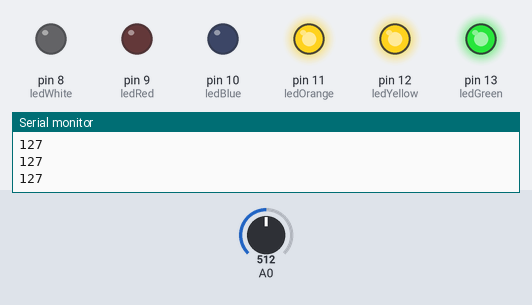
This sketch was run on a simulated Arduino Uno, built with avr-gcc and run on an emulated ATmega328P. On the bench: output pins drawn as LEDs (lit = HIGH), the last lines printed to the serial monitor. The inputs (shaded band) are chosen by the test bench; at power-on: A0 = 512.

Above: at 1.2 s.
1.3 s: A0 set to 534
At 2.5 s:
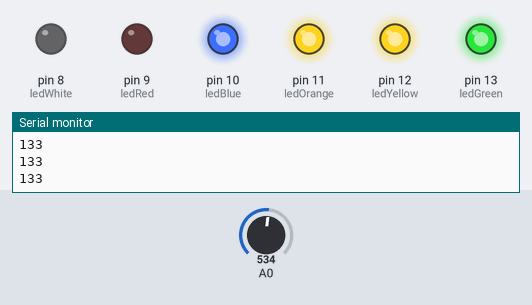
2.8 s: A0 set to 678
4.3 s: A0 set to 705
At 5.3 s:
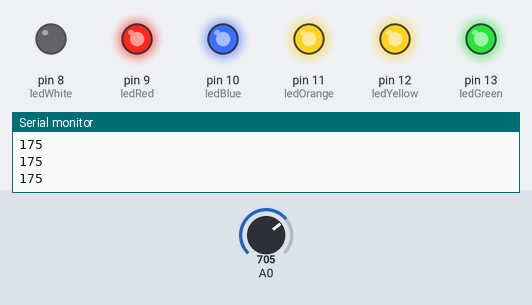
5.8 s: A0 set to 854
7.3 s: A0 set to 878
At 8.0 s:
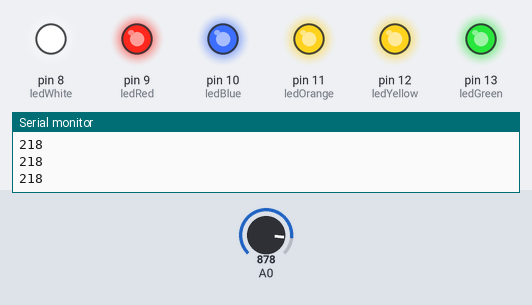
8.8 s: A0 set to 716
At 9.3 s:
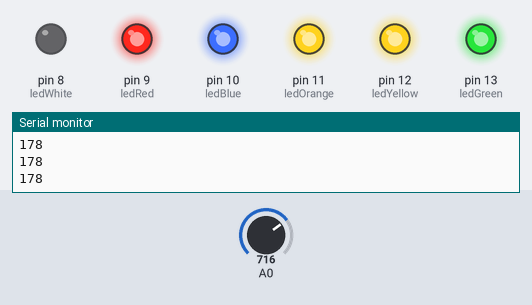
Timing chart, 0 to 11.3 s (numbered marks = the images above; inputs shaded):
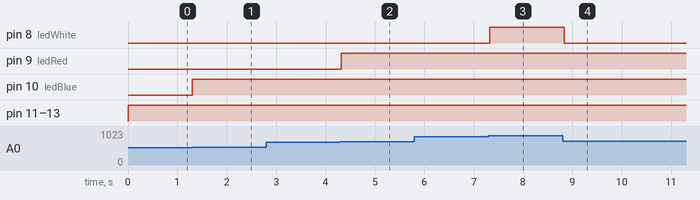

Measured:
- the behaviour switches between 521 and 522 on A0 (found by bisection; images 0 and 1)
- the behaviour switches between 694 and 695 on A0 (found by bisection; images 1 and 2)
- the behaviour switches between 866 and 867 on A0 (found by bisection; images 2 and 3)
- after the input at 1.3 s, pin 10 (ledBlue): LOW → HIGH at once
- after the input at 4.3 s, pin 9 (ledRed): LOW → HIGH at once
- after the input at 7.3 s, pin 8 (ledWhite): LOW → HIGH at once
- after the input at 8.8 s, pin 8 (ledWhite): HIGH → LOW at once

The sketch:

control_leds_based_on_potentiometer_value1.ino
```cpp
int ledGreen = 13;
int ledYellow = 12;
int ledOrange = 11;
int ledBlue = 10;
int ledRed = 9;
int ledWhite = 8;
void setup()
{
  Serial.begin(9600);
  pinMode(ledGreen, OUTPUT);
  pinMode(ledYellow, OUTPUT);
  pinMode(ledOrange, OUTPUT);
  pinMode(ledBlue, OUTPUT);
  pinMode(ledRed, OUTPUT);
  pinMode(ledWhite, OUTPUT);
  pinMode(A0, INPUT);
}


void loop()
{
  int readValue = analogRead(A0);
  int ledValue = map(readValue, 0, 1023, 0, 255);
  if (ledValue > 0)
    digitalWrite(ledGreen, HIGH);
  else
  	digitalWrite(ledGreen, LOW);

  if (ledValue > 43)
  	digitalWrite(ledYellow, HIGH);
  else
  	digitalWrite(ledYellow, LOW);

  if (ledValue > 86)
  	digitalWrite(ledOrange, HIGH);
  else
  	digitalWrite(ledOrange, LOW);

  if (ledValue > 129)
  	digitalWrite(ledBlue, HIGH);
  else
  	digitalWrite(ledBlue, LOW);

  if (ledValue > 172)
  	digitalWrite(ledRed, HIGH);
  else
  	digitalWrite(ledRed, LOW);

  if (ledValue > 215)
  	digitalWrite(ledWhite, HIGH);
  else
  	digitalWrite(ledWhite, LOW);

  Serial.println(ledValue);
  delay(100);
}
```
